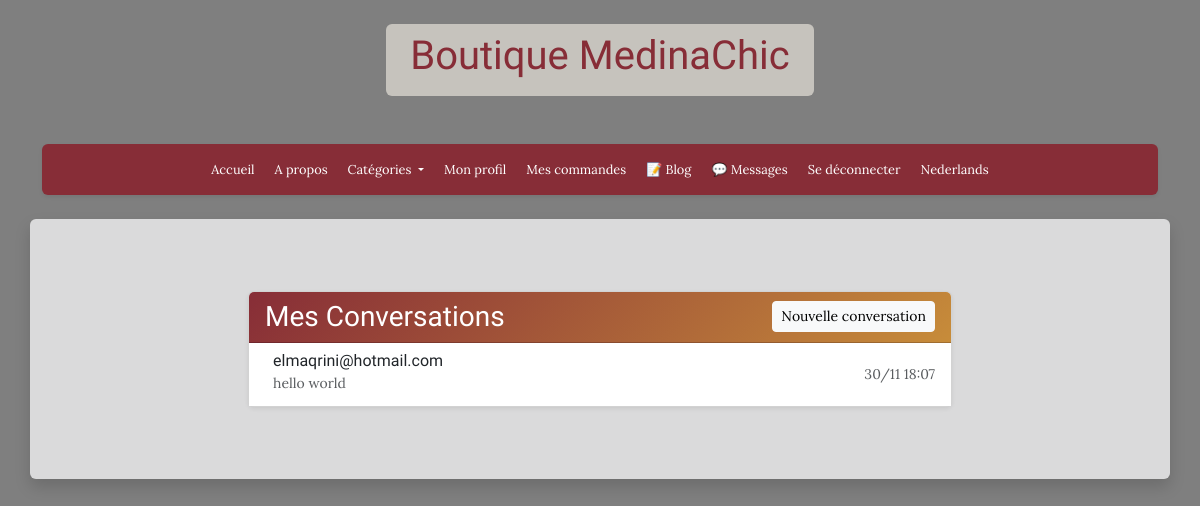
Page /blog/chat/ (signed in) on the committed database.
### blog/models.py (models this page shows, shortened)
class Conversation(models.Model):
    user1 = models.ForeignKey(AUTH_USER_MODEL, on_delete=models.CASCADE, related_name='conversations_as_user1')
    user2 = models.ForeignKey(AUTH_USER_MODEL, on_delete=models.CASCADE, related_name='conversations_as_user2')
    last_message_at = models.DateTimeField(auto_now=True)
    class Meta:
        ordering = ['-last_message_at']
        verbose_name = "Conversation"
        verbose_name_plural = "Conversations"
        unique_together = [['user1', 'user2']]
    def get_messages(self):
        return PrivateMessage.objects.filter(
            models.Q(sender=self.user1, recipient=self.user2) |
            models.Q(sender=self.user2, recipient=self.user1)
        ).order_by('created_at')
    def get_last_message(self):
        messages = self.get_messages()
        return messages.last() if messages.exists() else None
    def get_unread_count(self, user):
        return PrivateMessage.objects.filter(
            recipient=user,
            is_read=False
        ).filter(
            models.Q(sender=self.user1) | models.Q(sender=self.user2)
        ).exclude(sender=user).count()

class PrivateMessage(models.Model):
    sender = models.ForeignKey(AUTH_USER_MODEL, on_delete=models.CASCADE, related_name='sent_messages')
    recipient = models.ForeignKey(AUTH_USER_MODEL, on_delete=models.CASCADE, related_name='received_messages')
    content = models.TextField(verbose_name="Message")
    created_at = models.DateTimeField(auto_now_add=True)
    is_read = models.BooleanField(default=False, verbose_name="Lu")
    class Meta:
        ordering = ['created_at']
        verbose_name = "Message privé"
        verbose_name_plural = "Messages privés"

### accounts/models.py (models this page shows, shortened)
class Shopper(AbstractUser):
    username = None
    email = models.EmailField(max_length=254, unique=True)
    stripe_id = models.CharField(max_length=90, blank=True)
    USERNAME_FIELD = 'email'
    REQUIRED_FIELDS = []
    objects = CustomUserManager()

### blog/views.py (the view)
# urls.py: path('chat/', views.chat_list, name='chat_list'),
@login_required
def chat_list(request):
    conversations = Conversation.objects.filter(
        Q(user1=request.user) | Q(user2=request.user)
    )
    conversation_data = []
    for conv in conversations:
        other_user = conv.user2 if conv.user1 == request.user else conv.user1
        last_message = conv.get_last_message()
        unread_count = conv.get_unread_count(request.user)
        conversation_data.append({
            'conversation': conv,
            'other_user': other_user,
            'last_message': last_message,
            'unread_count': unread_count,
        })
    context = {
        'conversation_data': conversation_data,
    }
    return render(request, 'blog/chat_list.html', context)

### store/context_processors.py (called while the page is built)
def cart_processor(request):
    cart_data = {
        'has_cart': False,
        'cart_count': 0
    }
    if request.user.is_authenticated:
        try:
            cart = Cart.objects.filter(user=request.user, ordered=False).first()
            if cart:
                cart_data['has_cart'] = True
                cart_data['cart_count'] = cart.orders.count()
        except:
            pass
    return cart_data

### blog/templates/blog/chat_list.html (shortened to what this page needs)
{% extends 'base.html' %}
{% load static %}
{% block content %}
<div class="container my-5">
    <div class="row">
        <div class="col-lg-8 mx-auto">
            <div class="card shadow-sm">
                <div class="card-header" style="background: linear-gradient(135deg, #872D37 0%, #C78C3A 100%); color: white;">
                    <div class="d-flex justify-content-between align-items-center">
                        <h3 class="mb-0">
                             Mes Conversations
                        </h3>
                        <button class="btn btn-light btn-sm" data-bs-toggle="modal" data-bs-target="#newChatModal">
                             Nouvelle conversation
                        </button>
                    </div>
                </div>
                <div class="card-body p-0">
                    {% if conversation_data %}
                        <div class="list-group list-group-flush">
                            {% for data in conversation_data %}
                                <a href="{% url 'chat_conversation' data.other_user.id %}"
                                   class="list-group-item list-group-item-action">
                                    <div class="d-flex w-100 justify-content-between align-items-center">
                                        <div class="flex-grow-1">
                                            <div class="d-flex align-items-center mb-1">
                                                <div>
                                                    <h6 class="mb-0">{{ data.other_user.email }}</h6>
                                                    {% if data.last_message %}
                                                        <small class="text-muted">
                                                            {{ data.last_message.content|truncatewords:8 }}
                                                        </small>
                                                    {% else %}
                                                        <small class="text-muted">Aucun message</small>
                                                    {% endif %}
                                                </div>
                                            </div>
                                        </div>
                                        <div class="text-end">
                                            {% if data.last_message %}
                                                <small class="text-muted d-block">
                                                    {{ data.last_message.created_at|date:"d/m H:i" }}
                                                </small>
                                            {% endif %}
                                        </div>
                                    </div>
                                </a>
                            {% endfor %}
                        </div>
                    {% endif %}
                </div>
            </div>
        </div>
    </div>
</div>
{% endblock %}

### rows in the picture
Conversation: other_user.email "elmaqrini@hotmail.com", last_message.content "hello world", last_message.created_at "30/11 18:07"
